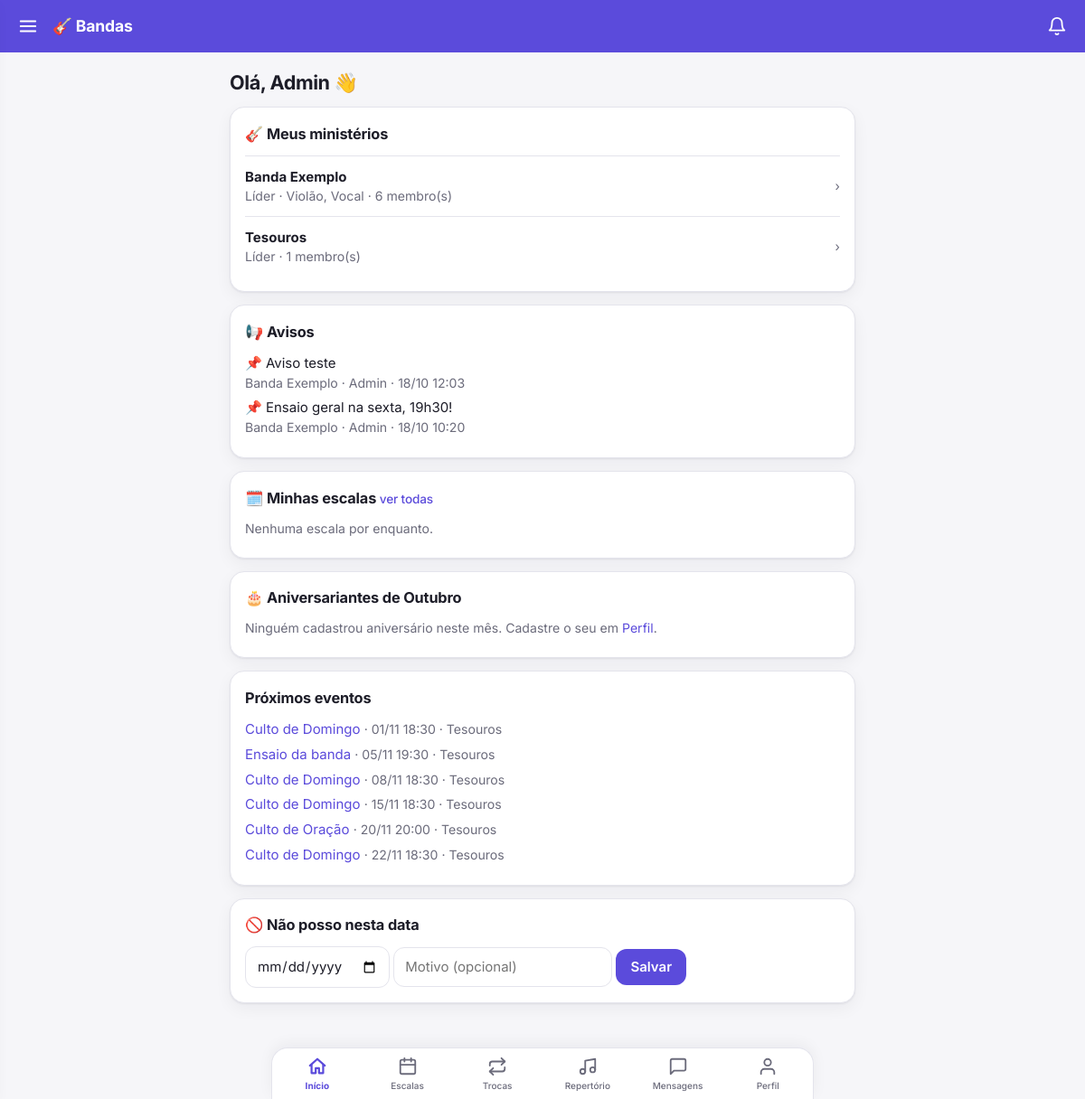
Before: / (signed in) with the older database file.
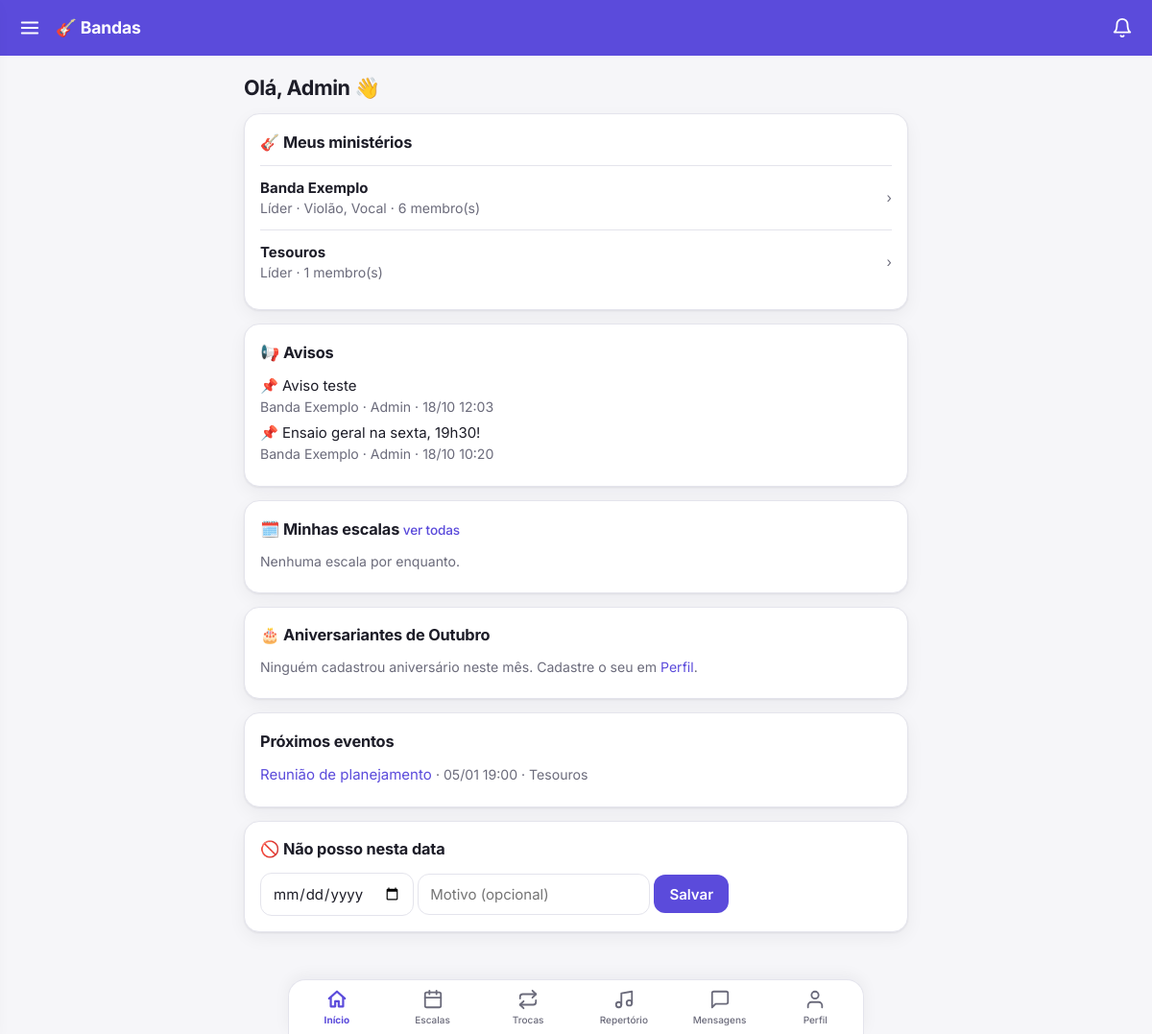
After: the same page with the newer database file.
### core/models.py (models this page shows, shortened)
class Membro(models.Model):
    PAPEIS = [("lider", "Líder"), ("membro", "Membro")]
    user = models.ForeignKey(settings.AUTH_USER_MODEL, on_delete=models.CASCADE, related_name="membros")
    banda = models.ForeignKey(Banda, on_delete=models.CASCADE, related_name="membros")
    papel = models.CharField(max_length=10, choices=PAPEIS, default="membro")
    instrumentos = models.CharField(max_length=200, blank=True, help_text="Ex.: Violão, Baixo, Vocal")
    class Meta:
        unique_together = ("user", "banda")

class Banda(models.Model):
    nome = models.CharField(max_length=100)
    descricao = models.TextField(blank=True)
    def __str__(self):
        return self.nome

class Aviso(models.Model):
    banda = models.ForeignKey(Banda, on_delete=models.CASCADE, related_name="avisos")
    autor = models.ForeignKey(settings.AUTH_USER_MODEL, on_delete=models.SET_NULL, null=True)
    texto = models.TextField()
    fixado = models.BooleanField(default=False)
    criado = models.DateTimeField(auto_now_add=True)
    class Meta:
        ordering = ["-fixado", "-criado"]

class Evento(models.Model):
    TIPOS = [("ensaio", "Ensaio"), ("culto", "Culto/Missa"), ("show", "Show"), ("outro", "Outro")]
    banda = models.ForeignKey(Banda, on_delete=models.CASCADE, related_name="eventos")
    titulo = models.CharField(max_length=150)
    tipo = models.CharField(max_length=10, choices=TIPOS, default="ensaio")
    data_hora = models.DateTimeField()
    local = models.CharField(max_length=150, blank=True)
    descricao = models.TextField(blank=True)
    importacao = models.ForeignKey("ImportacaoEventos", null=True, blank=True, on_delete=models.SET_NULL,
                                   related_name="eventos")
    class Meta:
        ordering = ["data_hora"]

### core/views.py (the view)
# urls.py: path("", v.home, name="home"),
@login_required
def home(request):
    bandas = _bandas(request.user)
    agora = timezone.now()
    hoje = timezone.localdate()
    minhas = (Escala.objects.filter(membro__user=request.user, evento__data_hora__gte=agora)
              .select_related("evento", "membro__banda").order_by("evento__data_hora"))[:5]
    eventos = Evento.objects.filter(banda__in=bandas, data_hora__gte=agora).select_related("banda")[:6]
    avisos = Aviso.objects.filter(banda__in=bandas).select_related("banda", "autor")[:6]
    indisp = Indisponibilidade.objects.filter(membro__user=request.user, data__gte=hoje)
    meus_membros = (Membro.objects.filter(user=request.user).select_related("banda")
                    .annotate(n=Count("banda__membros")))
    anivers = sorted(Perfil.objects.filter(user__membros__banda__in=bandas, nascimento__month=hoje.month)
                     .select_related("user").distinct(), key=lambda p: p.nascimento.day)
    return render(request, "home.html", dict(
        minhas=minhas, eventos=eventos, avisos=avisos, indisp=indisp, meus_membros=meus_membros,
        anivers=anivers, hoje=hoje, mes_nome=MESES_PT[hoje.month - 1], eh_lider=_eh_lider(request.user),
        pode_criar_banda=_pode_criar_banda(request.user), trocas_info=_trocas_info(request.user)))

### core/templatetags/menu.py (called while the page is built)
@register.simple_tag(takes_context=True)
def usuario_eh_lider(context):
    u = context["request"].user
    return u.is_authenticated and Membro.objects.filter(user=u, papel="lider").exists()

### core/views.py (called while the page is built)
def _bandas(user):
    return Banda.objects.filter(membros__user=user)

def _eh_lider(user):
    return Membro.objects.filter(user=user, papel="lider").exists()

def _pode_criar_banda(user):
    return _eh_lider(user) or not Membro.objects.filter(user=user).exists()

def _trocas_info(user):
    if not _eh_lider(user):
        return None
    qs = TrocaEscala.objects.filter(escala__evento__banda__membros__user=user,
                                    escala__evento__banda__membros__papel="lider")
    agora = timezone.now()
    abertas = qs.filter(status="aberta", escala__evento__data_hora__gte=agora).distinct().count()
    aceitas = qs.filter(status="aceita", resolvida__gte=agora - timedelta(days=7)).distinct().count()
    return dict(abertas=abertas, aceitas=aceitas) if abertas or aceitas else None

### core/templates/home.html (shortened to what this page needs)
{% extends "base.html" %}{% load menu %}{% block content %}
<h1>Olá, {{ user.first_name|default:user.username }} 👋</h1>
<div class="card"><h2>🎸 Meus ministérios</h2>
{% for mm in meus_membros %}<a class="linha" href="{% url 'equipe' %}?banda={{ mm.banda_id }}"><div><b>{{ mm.banda.nome }}</b>
<div class="mut">{{ mm.get_papel_display }}{% if mm.instrumentos %} · {{ mm.instrumentos }}{% endif %} · {{ mm.n }} membro(s)</div></div><span class="mut">›</span></a>
{% empty %}<p class="mut">Você ainda não participa de nenhum ministério.</p>{% endfor %}</div>
<div class="card"><h2>📢 Avisos</h2>
{% for a in avisos %}<p>{% if a.fixado %}📌 {% endif %}{{ a.texto|linebreaksbr }}<br><span class="mut">{{ a.banda }} · {{ a.autor.first_name|default:a.autor.username }} · {{ a.criado|date:"d/m H:i" }}</span></p>
{% empty %}<p class="mut">Nenhum aviso por enquanto.</p>{% endfor %}</div>
<div class="card"><h2>🗓️ Minhas escalas <a href="{% url 'minhas_escalas' %}" style="font-size:.85rem;font-weight:500">ver todas</a></h2>
{% for e in minhas %}<div class="linha"><div><a href="{% url 'evento' e.evento.pk %}"><b>{{ e.evento.titulo }}</b></a> · {{ e.funcao }}
<div class="mut">{{ e.evento.data_hora|date:"D, d/m \à\s H:i" }} · {{ e.membro.banda }} · <a href="{% url 'troca_pedir' e.pk %}">🔄 Pedir troca</a></div></div>
<span class="tag {{ e.status }}">{{ e.get_status_display }}</span></div>
{% empty %}<p class="mut">Nenhuma escala por enquanto.</p>{% endfor %}</div>
<div class="card"><h2>🎂 Aniversariantes de {{ mes_nome }}</h2>
{% for p in anivers %}<div class="linha"><div class="quem">{% avatar p.user_id p.user.get_full_name|default:p.user.username p.foto_em 40 %}<b>{{ p.user.get_full_name|default:p.user.username }}</b></div>
{% if p.nascimento.day == hoje.day %}<span class="tag confirmado">Hoje 🎉</span>{% else %}<span class="mut">dia {{ p.nascimento.day }}</span>{% endif %}</div>
{% empty %}<p class="mut">Ninguém cadastrou aniversário neste mês. Cadastre o seu em <a href="{% url 'perfil' %}">Perfil</a>.</p>{% endfor %}</div>
<div class="card"><h2>Próximos eventos</h2>{% for ev in eventos %}
<p><a href="{% url 'evento' ev.pk %}">{{ ev.titulo }}</a> <span class="mut">· {{ ev.data_hora|date:"d/m H:i" }} · {{ ev.banda }}</span></p>
{% empty %}<p class="mut">Sem eventos.</p>{% endfor %}</div>
<div class="card"><h2>🚫 Não posso nesta data</h2>
<form method="post" action="{% url 'indisponibilidade' %}">{% csrf_token %}
<input type="date" name="data" required> <input name="motivo" placeholder="Motivo (opcional)"> <button>Salvar</button></form>
{% for i in indisp %}<p class="mut">{{ i.data|date:"d/m/Y" }} {{ i.motivo }}</p>{% endfor %}</div>
{% endblock %}

Changed rows visible on the page:
removed Evento: titulo "Culto de Domingo", data_hora "01/11 18:30", banda "Tesouros"
removed Evento: titulo "Ensaio da banda", data_hora "05/11 19:30", banda "Tesouros"
removed Evento: titulo "Culto de Domingo", data_hora "08/11 18:30", banda "Tesouros"
removed Evento: titulo "Culto de Domingo", data_hora "15/11 18:30", banda "Tesouros"
removed Evento: titulo "Culto de Oração", data_hora "20/11 20:00", banda "Tesouros"
removed Evento: titulo "Culto de Domingo", data_hora "22/11 18:30", banda "Tesouros"
now on this page (row unchanged): Evento: titulo "Reunião de planejamento", data_hora "05/01 19:00", banda "Tesouros"
